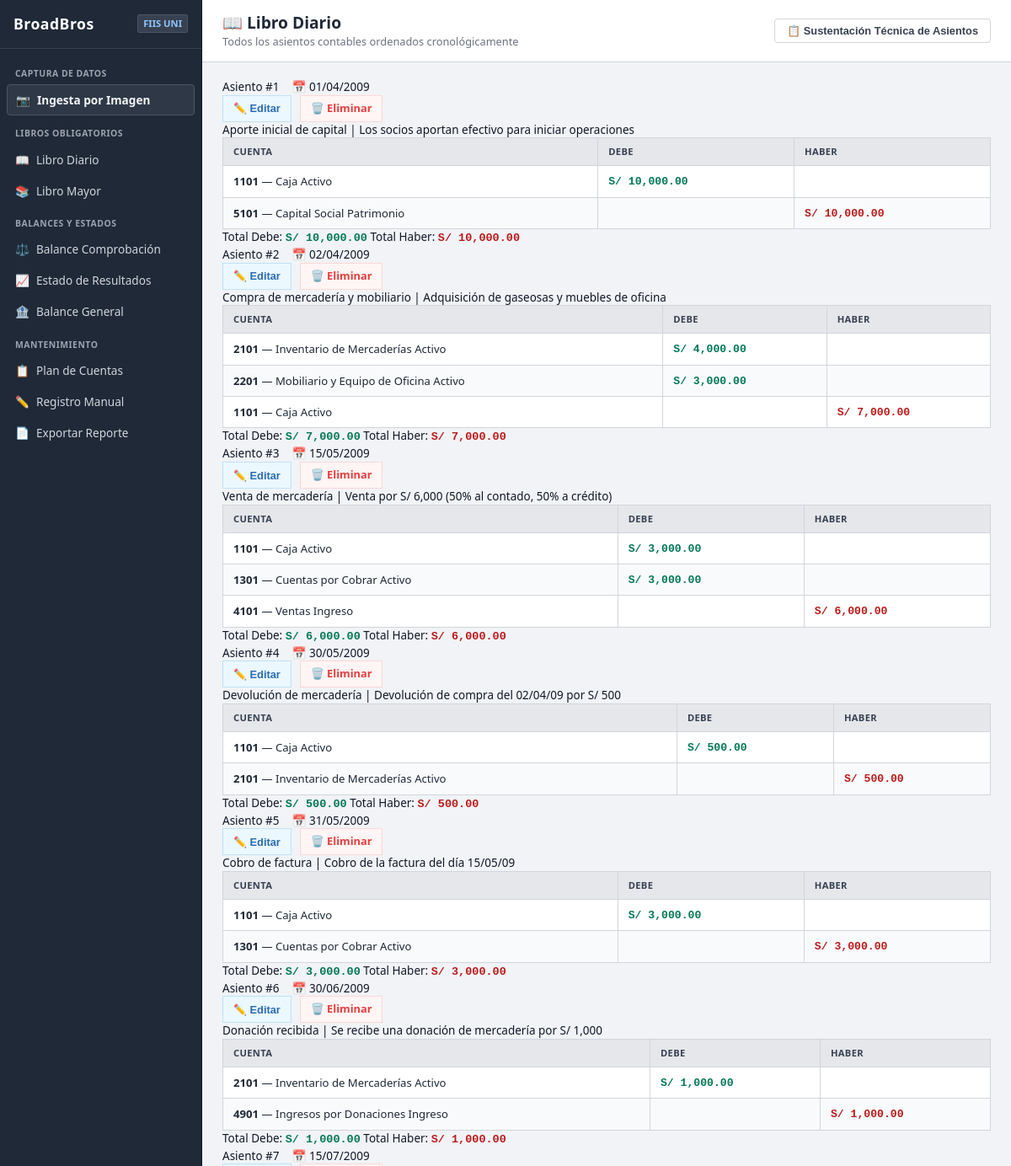
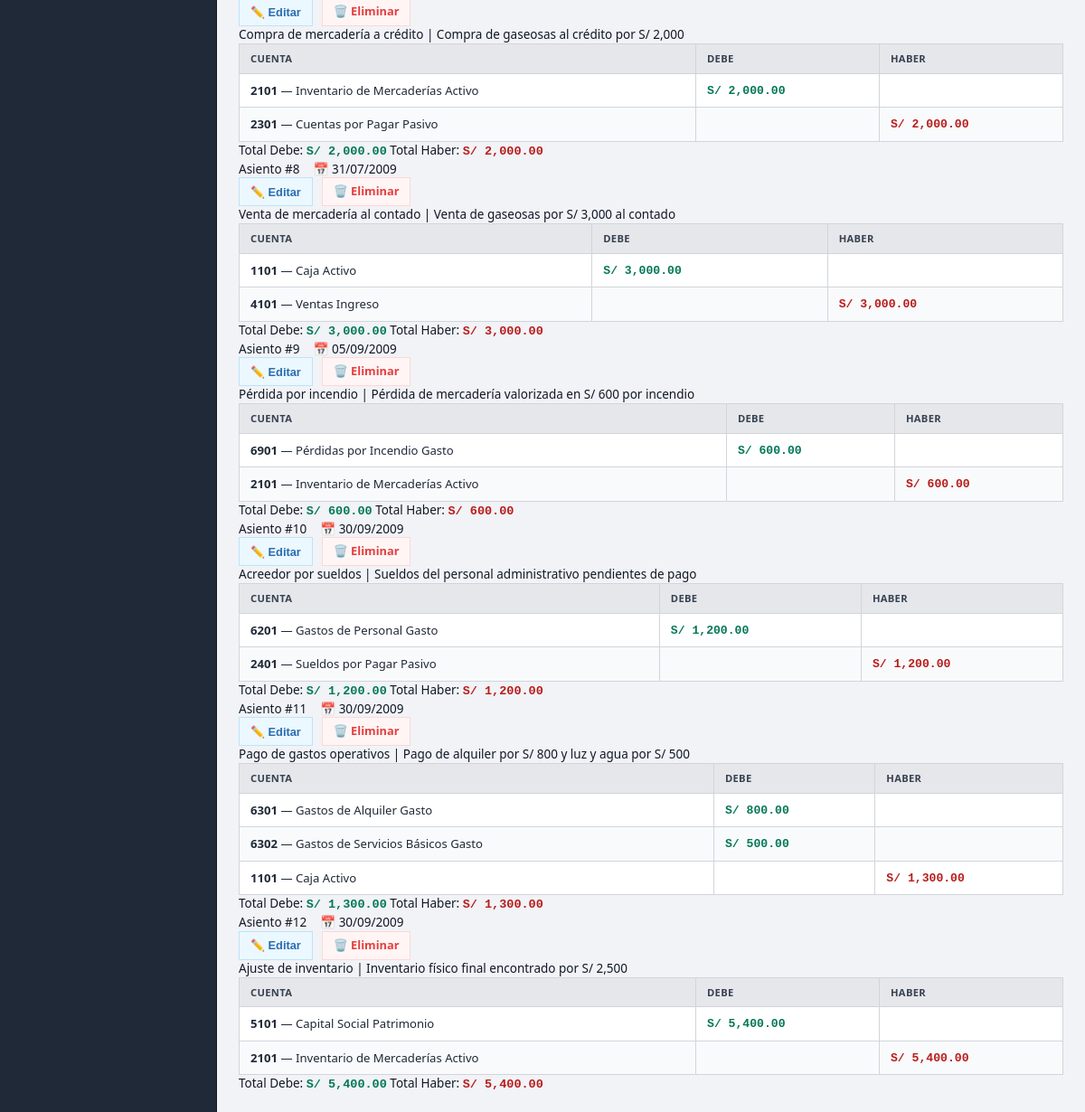
Screenshot of /reportes/libro-diario/ with the database file from the repository (2 pictures, top to bottom).
### core/models.py (models this page shows, shortened)
class AsientoContable(models.Model):
    fecha = models.DateField(verbose_name='Fecha')
    descripcion = models.TextField(blank=True, default='', verbose_name='Descripción')
    created_at = models.DateTimeField(auto_now_add=True)
    class Meta:
        ordering = ['fecha', 'id']
        verbose_name = 'Asiento Contable'
        verbose_name_plural = 'Asientos Contables'
    @property
    def total_debe(self):
        return self.movimientos.filter(tipo='debe').aggregate(
            total=models.Sum('monto'))['total'] or Decimal('0')
    @property
    def total_haber(self):
        return self.movimientos.filter(tipo='haber').aggregate(
            total=models.Sum('monto'))['total'] or Decimal('0')

class Movimiento(models.Model):
    TIPO_CHOICES = [
        ('debe', 'Debe'),
        ('haber', 'Haber'),
    ]
    asiento = models.ForeignKey(
        AsientoContable,
        on_delete=models.CASCADE,
        related_name='movimientos',
        verbose_name='Asiento'
    )
    cuenta = models.ForeignKey(
        CuentaContable,
        on_delete=models.PROTECT,
        related_name='movimientos',
        verbose_name='Cuenta'
    )
    tipo = models.CharField(max_length=5, choices=TIPO_CHOICES, verbose_name='Tipo')
    monto = models.DecimalField(max_digits=12, decimal_places=2, verbose_name='Monto')
    class Meta:
        verbose_name = 'Movimiento'
        verbose_name_plural = 'Movimientos'

class CuentaContable(models.Model):
    TIPO_CHOICES = [
        ('activo', 'Activo'),
        ('pasivo', 'Pasivo'),
        ('patrimonio', 'Patrimonio'),
        ('ingreso', 'Ingreso'),
        ('gasto', 'Gasto'),
    ]
    SUBCATEGORIA_CHOICES = [
        ('', 'General'),
        ('costo_ventas', 'Costo de Ventas'),
        ('gasto_operativo', 'Gasto Operativo'),
        ('gasto_financiero', 'Gasto Financiero'),
        ('otro_ingreso', 'Otro Ingreso'),
        ('otro_gasto', 'Otro Gasto'),
    ]
    codigo = models.CharField(max_length=20, unique=True, verbose_name='Código')
    nombre = models.CharField(max_length=200, verbose_name='Nombre')
    tipo = models.CharField(max_length=20, choices=TIPO_CHOICES, verbose_name='Tipo')
    subcategoria = models.CharField(
        max_length=20,
        choices=SUBCATEGORIA_CHOICES,
        blank=True,
        default='',
        verbose_name='Subcategoría (EE.RR.)'
    )
    class Meta:
        ordering = ['codigo']
        verbose_name = 'Cuenta Contable'
        verbose_name_plural = 'Cuentas Contables'

### core/views.py (the view)
# urls.py: path('reportes/libro-diario/', views.libro_diario, name='libro_diario'),
def libro_diario(request):
    asientos = AsientoContable.objects.prefetch_related('movimientos__cuenta').order_by('fecha', 'id')
    cuentas = CuentaContable.objects.all()
    context = {
        'asientos': asientos,
        'cuentas': cuentas,
    }
    return render(request, 'libro_diario.html', context)

### core/templatetags/contable_tags.py (called while the page is built)
@register.filter
def formato_moneda(valor):
    if valor is None:
        return 'S/ 0.00'
    try:
        valor = Decimal(str(valor))
        return f'S/ {valor:,.2f}'
    except Exception:
        return f'S/ {valor}'

@register.filter
def tipo_badge(tipo):
    clases = {
        'activo': 'badge-activo',
        'pasivo': 'badge-pasivo',
        'patrimonio': 'badge-patrimonio',
        'ingreso': 'badge-ingreso',
        'gasto': 'badge-gasto',
    }
    return clases.get(tipo, 'badge-default')

### templates/libro_diario.html (shortened to what this page needs)
{% extends 'base.html' %}
{% load contable_tags %}
{% block page_title %}📖 Libro Diario{% endblock %}
{% block page_subtitle %}Todos los asientos contables ordenados cronológicamente{% endblock %}
{% block content %}
{% if asientos %}
    {% for asiento in asientos %}
    <div class="asiento-card">
        <div class="asiento-header">
            <div style="display: flex; align-items: center; gap: 15px;">
                <span class="asiento-id">Asiento #{{ forloop.counter }}</span>
                <span class="asiento-fecha">📅 {{ asiento.fecha|date:"d/m/Y" }}</span>
            </div>
            <div style="display: flex; gap: 10px;">
                <button type="button" class="btn-edit" onclick="abrirModalEditar({{ asiento.id }}, {{ forloop.counter }}, '{{ asiento.fecha|date:'Y-m-d' }}', '{{ asiento.descripcion|escapejs }}')">
                    ✏️ Editar
                </button>
                <a href="{% url 'eliminar_asiento' asiento.id %}"
                   class="btn-delete"
                   onclick="return confirm('¿Estás seguro de eliminar el Asiento #{{ forloop.counter }}?');">
                   🗑️ Eliminar
                </a>
            </div>
        </div>
        {% if asiento.descripcion %}
        <div class="asiento-desc">{{ asiento.descripcion }}</div>
        {% endif %}
        <div class="table-container">
            <table>
                <thead>
                    <tr>
                        <th>Cuenta</th>
                        <th class="text-right">Debe</th>
                        <th class="text-right">Haber</th>
                    </tr>
                </thead>
                <tbody>
                    {% for mov in asiento.movimientos.all %}
                    <tr>
                        <td>
                            <strong>{{ mov.cuenta.codigo }}</strong> — {{ mov.cuenta.nombre }}
                            <span class="badge {{ mov.cuenta.tipo|tipo_badge }}">{{ mov.cuenta.get_tipo_display }}</span>
                        </td>
                        <td class="text-right monto">
                            {% if mov.tipo == 'debe' %}<span class="text-debe">{{ mov.monto|formato_moneda }}</span>{% endif %}
                        </td>
                        <td class="text-right monto">
                            {% if mov.tipo == 'haber' %}<span class="text-haber">{{ mov.monto|formato_moneda }}</span>{% endif %}
                        </td>
                    </tr>
                    {% endfor %}
                </tbody>
            </table>
        </div>
        <div class="asiento-totals">
            <span>Total Debe: <span class="text-debe monto">{{ asiento.total_debe|formato_moneda }}</span></span>
            <span>Total Haber: <span class="text-haber monto">{{ asiento.total_haber|formato_moneda }}</span></span>
        </div>
    </div>
    {% endfor %}
{% endif %}
{% endblock %}

### static/css/style.css (style rules this page uses)
:root { --bg-app: #f1f3f6; --surface-card: #ffffff; --border-color: #d1d5db; --border-subtle: #e5e7eb; --sidebar-bg: #1f2937; --sidebar-hover: #374151; --sidebar-active: #111827; --primary-color: #0f4c81; --primary-hover: #0a3357; --text-primary: #111827; --text-muted: #4b5563; --text-light: #6b7280; --color-debe: #047857; --color-haber: #b91c1c; --radius: 4px; }
* { box-sizing: border-box; margin: 0; padding: 0; }
body { background-color: var(--bg-app); color: var(--text-primary); font-family: 'Segoe UI', Tahoma, Geneva, Verdana, sans-serif; font-size: 13.5px; line-height: 1.4; }
table { width: 100%; border-collapse: collapse; background: #ffffff; font-size: 0.82rem; }
th { background: #e5e7eb; color: #374151; font-weight: 700; text-transform: uppercase; font-size: 0.7rem; letter-spacing: 0.3px; padding: 8px 12px; border: 1px solid var(--border-color); text-align: left; }
td { padding: 8px 12px; border: 1px solid var(--border-color); color: #1f2937; }
tr:nth-child(even) { background-color: #f9fafb; }
.text-debe { color: var(--color-debe); font-weight: 700; font-family: Consolas, monospace; }
.text-haber { color: var(--color-haber); font-weight: 700; font-family: Consolas, monospace; }

### templates/libro_diario.html (style rules this page uses)
.btn-edit, .btn-delete { border: 1px solid transparent; padding: 6px 12px; border-radius: var(--radius-sm); font-size: 0.8rem; font-weight: 600; cursor: pointer; text-decoration: none; }
.btn-edit { background-color: #ebf8ff; color: #2b6cb0; border-color: #bee3f8; }
.btn-delete { background-color: #fff5f5; color: #e53e3e; border-color: #fed7d7; }

### rows the page displays
AsientoContable: fecha "01/04/2009", descripcion "Aporte inicial de capital | Los socios aportan efectivo para iniciar operaciones", total_debe "S/ 10,000.00", total_haber "S/ 10,000.00"
Movimiento: cuenta.codigo "1101", cuenta.nombre "Caja", cuenta.tipo "Activo", monto "S/ 10,000.00"
Movimiento: cuenta.codigo "5101", cuenta.nombre "Capital Social", cuenta.tipo "Patrimonio", monto "S/ 10,000.00"
AsientoContable: fecha "02/04/2009", descripcion "Compra de mercadería y mobiliario | Adquisición de gaseosas y muebles de oficina", total_debe "S/ 7,000.00", total_haber "S/ 7,000.00"
Movimiento: cuenta.codigo "2101", cuenta.nombre "Inventario de Mercaderías", cuenta.tipo "Activo", monto "S/ 4,000.00"
Movimiento: cuenta.codigo "2201", cuenta.nombre "Mobiliario y Equipo de Oficina", cuenta.tipo "Activo", monto "S/ 3,000.00"
Movimiento: cuenta.codigo "1101", cuenta.nombre "Caja", cuenta.tipo "Activo", monto "S/ 7,000.00"
AsientoContable: fecha "15/05/2009", descripcion "Venta de mercadería | Venta por S/ 6,000 (50% al contado, 50% a crédito)", total_debe "S/ 6,000.00", total_haber "S/ 6,000.00"
Movimiento: cuenta.codigo "1101", cuenta.nombre "Caja", cuenta.tipo "Activo", monto "S/ 3,000.00"
Movimiento: cuenta.codigo "1301", cuenta.nombre "Cuentas por Cobrar", cuenta.tipo "Activo", monto "S/ 3,000.00"
Movimiento: cuenta.codigo "4101", cuenta.nombre "Ventas", cuenta.tipo "Ingreso", monto "S/ 6,000.00"
AsientoContable: fecha "30/05/2009", descripcion "Devolución de mercadería | Devolución de compra del 02/04/09 por S/ 500", total_debe "S/ 500.00", total_haber "S/ 500.00"
Movimiento: cuenta.codigo "1101", cuenta.nombre "Caja", cuenta.tipo "Activo", monto "S/ 500.00"
Movimiento: cuenta.codigo "2101", cuenta.nombre "Inventario de Mercaderías", cuenta.tipo "Activo", monto "S/ 500.00"
AsientoContable: fecha "31/05/2009", descripcion "Cobro de factura | Cobro de la factura del día 15/05/09", total_debe "S/ 3,000.00", total_haber "S/ 3,000.00"
Movimiento: cuenta.codigo "1101", cuenta.nombre "Caja", cuenta.tipo "Activo", monto "S/ 3,000.00"
Movimiento: cuenta.codigo "1301", cuenta.nombre "Cuentas por Cobrar", cuenta.tipo "Activo", monto "S/ 3,000.00"
AsientoContable: fecha "30/06/2009", descripcion "Donación recibida | Se recibe una donación de mercadería por S/ 1,000", total_debe "S/ 1,000.00", total_haber "S/ 1,000.00"
Movimiento: cuenta.codigo "2101", cuenta.nombre "Inventario de Mercaderías", cuenta.tipo "Activo", monto "S/ 1,000.00"
Movimiento: cuenta.codigo "4901", cuenta.nombre "Ingresos por Donaciones", cuenta.tipo "Ingreso", monto "S/ 1,000.00"
AsientoContable: fecha "15/07/2009", descripcion "Compra de mercadería a crédito | Compra de gaseosas al crédito por S/ 2,000", total_debe "S/ 2,000.00", total_haber "S/ 2,000.00"
Movimiento: cuenta.codigo "2101", cuenta.nombre "Inventario de Mercaderías", cuenta.tipo "Activo", monto "S/ 2,000.00"
Movimiento: cuenta.codigo "2301", cuenta.nombre "Cuentas por Pagar", cuenta.tipo "Pasivo", monto "S/ 2,000.00"
AsientoContable: fecha "31/07/2009", descripcion "Venta de mercadería al contado | Venta de gaseosas por S/ 3,000 al contado", total_debe "S/ 3,000.00", total_haber "S/ 3,000.00"
Movimiento: cuenta.codigo "1101", cuenta.nombre "Caja", cuenta.tipo "Activo", monto "S/ 3,000.00"
Movimiento: cuenta.codigo "4101", cuenta.nombre "Ventas", cuenta.tipo "Ingreso", monto "S/ 3,000.00"
AsientoContable: fecha "05/09/2009", descripcion "Pérdida por incendio | Pérdida de mercadería valorizada en S/ 600 por incendio", total_debe "S/ 600.00", total_haber "S/ 600.00"
Movimiento: cuenta.codigo "6901", cuenta.nombre "Pérdidas por Incendio", cuenta.tipo "Gasto", monto "S/ 600.00"
Movimiento: cuenta.codigo "2101", cuenta.nombre "Inventario de Mercaderías", cuenta.tipo "Activo", monto "S/ 600.00"
AsientoContable: fecha "30/09/2009", descripcion "Acreedor por sueldos | Sueldos del personal administrativo pendientes de pago", total_debe "S/ 1,200.00", total_haber "S/ 1,200.00"
Movimiento: cuenta.codigo "6201", cuenta.nombre "Gastos de Personal", cuenta.tipo "Gasto", monto "S/ 1,200.00"
Movimiento: cuenta.codigo "2401", cuenta.nombre "Sueldos por Pagar", cuenta.tipo "Pasivo", monto "S/ 1,200.00"
AsientoContable: fecha "30/09/2009", descripcion "Pago de gastos operativos | Pago de alquiler por S/ 800 y luz y agua por S/ 500", total_debe "S/ 1,300.00", total_haber "S/ 1,300.00"
Movimiento: cuenta.codigo "6301", cuenta.nombre "Gastos de Alquiler", cuenta.tipo "Gasto", monto "S/ 800.00"
Movimiento: cuenta.codigo "6302", cuenta.nombre "Gastos de Servicios Básicos", cuenta.tipo "Gasto", monto "S/ 500.00"
Movimiento: cuenta.codigo "1101", cuenta.nombre "Caja", cuenta.tipo "Activo", monto "S/ 1,300.00"
AsientoContable: fecha "30/09/2009", descripcion "Ajuste de inventario | Inventario físico final encontrado por S/ 2,500", total_debe "S/ 5,400.00", total_haber "S/ 5,400.00"
Movimiento: cuenta.codigo "5101", cuenta.nombre "Capital Social", cuenta.tipo "Patrimonio", monto "S/ 5,400.00"
Movimiento: cuenta.codigo "2101", cuenta.nombre "Inventario de Mercaderías", cuenta.tipo "Activo", monto "S/ 5,400.00"
